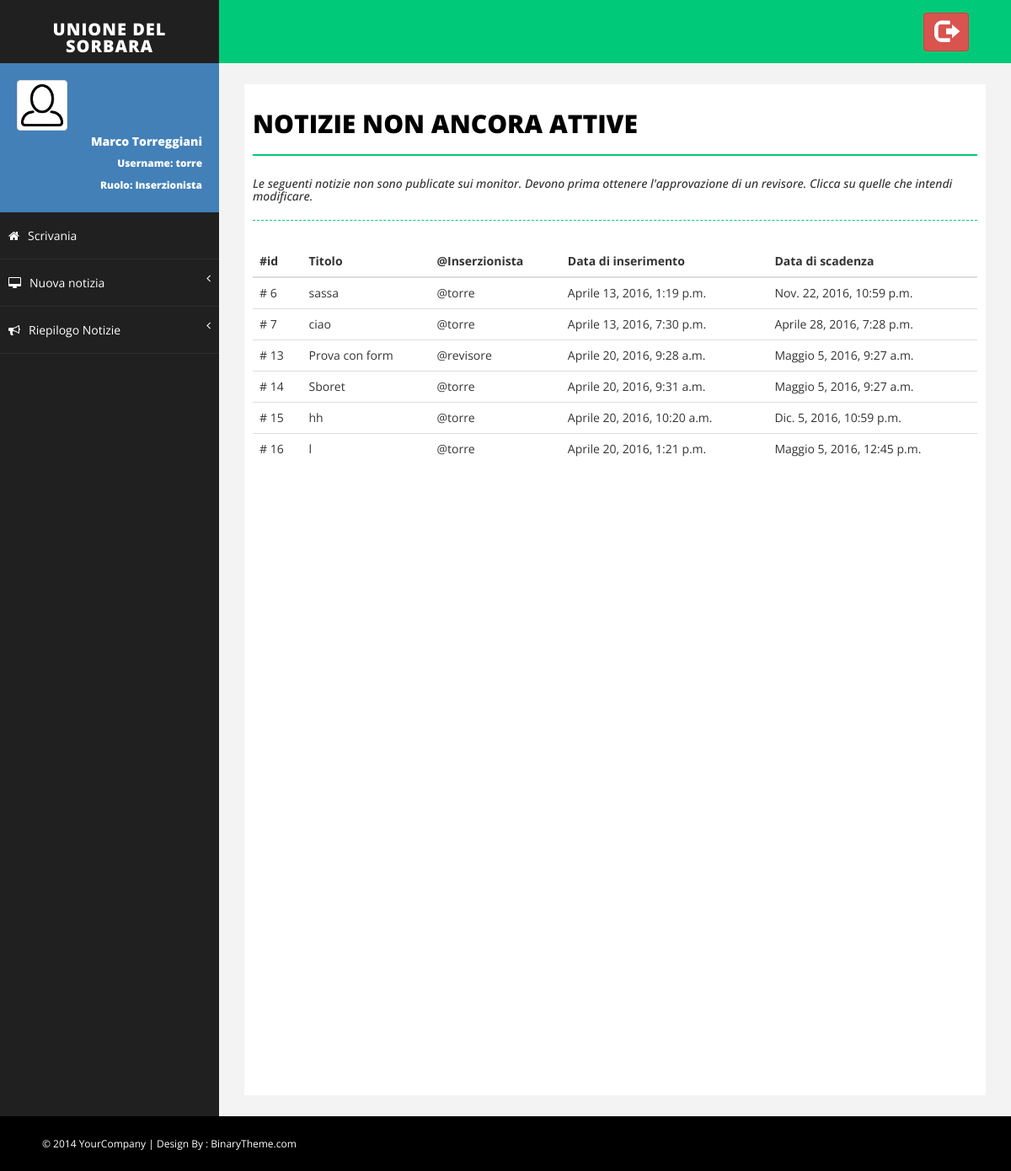
/notizie/non_attive/ (signed in), run on the app's committed database.
### Monitor/models.py (models this page shows, shortened)
class MyUser(AbstractUser):
    foto_profilo = models.ImageField(upload_to=get_nome_immagine_utente, default=settings.NO_PROFILO)

class Notizia(models.Model):
    titolo = models.CharField(max_length=settings.MAX_LUN_TITOLO)
    descrizione = models.TextField(max_length=settings.MAX_LUN_DESCRIZIONE)
    immagine = models.ImageField(upload_to=get_nome_immagine_notizia, default=None)
    approvata = models.BooleanField(default=False)
    inserzionista = models.ForeignKey(MyUser)
    data_inserimento = models.DateTimeField(default=timezone.now)
    data_scadenza = models.DateTimeField(default=timezone.now()+datetime.timedelta(days=15))

### Monitor/views.py (the view)
# urls.py: url(r'^notizie/non_attive/$', views.lista_notizie_da_approvare, name='lista_non_attive'),
@login_required(login_url='/login')
def lista_notizie_da_approvare(request):
    notizie = [notizia for notizia in Notizia.objects.all() if not notizia.approvata]
    return render(request, 'Monitor/notizie_non_attive.html', {'notizie': notizie})

### Monitor/templates/Monitor/notizie_non_attive.html
{% extends 'Monitor/base.html' %}
{% load Monitor_extras %}
{% block body %}
    <div id="page-inner">
        <div class="row">
            <div class="col-md-12">
                <h1 class="page-head-line">Notizie Non ancora Attive</h1>
                <h1 class="page-subhead-line">Le seguenti notizie non sono publicate sui monitor.
                    Devono prima ottenere l'approvazione di un revisore.
                    Clicca su quelle che intendi modificare.</h1>
            </div>
        </div>
        {% if notizie|length == 0 %}
            <div class="panel">
                <div class="alert alert-success" role="alert">
                    Nessuna notizia non attiva!
                    Tutte le notizie publicate sono state approvate oppure non sono state inserite notizie.
                </div>
            </div>
        {% else %}
            <div class="table-responsive">
                <table class="table table-hover">
                    <thead>
                        <tr>
                            <th>#id</th>
                            <th>Titolo</th>
                            <th>@Inserzionista</th>
                            <th>Data di inserimento</th>
                            <th>Data di scadenza</th>
                        </tr>
                    </thead>
                    <tbody>
                        {% for notizia in notizie %}
                            {% if request.user|has_group:"Inserzionista" %}
                            <tr onclick = "location.href='{% url 'Monitor:modifica_notizia' notizia.id %}'">
                            {% else %}
                            <tr onclick = "location.href='{% url 'Monitor:approva_notizia' notizia.id %}'">
                            {% endif %}
                                <td># {{ notizia.id }}</td>
                                <td>{{ notizia.titolo }}</td>
                                <td>@{{ notizia.inserzionista }}</td>
                                <td>{{ notizia.data_inserimento}}</td>
                                <td>{{ notizia.data_scadenza }}</td>
                            </tr>
                        {% endfor %}
                    </tbody>
                </table>
            </div>
        {% endif %}
    </div>
{% endblock %}

### Monitor/templates/Monitor/base.html (shortened to what this page needs)
<!DOCTYPE html>
<html xmlns="http://www.w3.org/1999/xhtml">
<head>
    {% load staticfiles %}
    {% load Monitor_extras %}
    <link href="{% static 'Monitor/css/bootstrap.css' %}" rel="stylesheet" />
    <link href="{% static 'Monitor/css/font-awesome.css' %}" rel="stylesheet" />
    <link href="{% static 'Monitor/css/basic.css' %}" rel="stylesheet" />
    <link href="{% static 'Monitor/css/custom.css' %}" rel="stylesheet" />
    <link href="{% static 'Monitor/css/prettyPhoto.css' %}" rel="stylesheet">
</head>
<body>
    <div id="wrapper">
        <nav class="navbar navbar-default navbar-cls-top " role="navigation" style="margin-bottom: 0">
            <div class="navbar-header">
                <a class="navbar-brand" href="{% url 'Monitor:index' %}">Unione del Sorbara</a>
            </div>
            <div class="header-right">
				<a href="{% url 'Monitor:logout' %}" class="btn btn-danger" title="Logout">
                    <i class="glyphicon glyphicon-log-out fa-2x"></i>
                </a>
            </div>
        </nav>
        <nav class="navbar-default navbar-side" role="navigation">
            <div class="sidebar-collapse">
                <ul class="nav" id="main-menu">
                    <li>
                        <div class="user-img-div">
                            <img src="{{ request.user.foto_profilo.url }}" class="img-thumbnail" />
                            <div class="inner-text">
                                {{ request.user.first_name }} {{ request.user.last_name }}
                            <br />
                                <small>
                                    Username: {{ request.user.username }} <br />
                                    Ruolo:
                                    {% if request.user|has_group:"Revisore" %}
                                        Revisore
                                        {% elif request.user|has_group:"Inserzionista" %}
                                        Inserzionista
                                    {% endif %}
                                </small>
                            </div>
                        </div>
                    </li>
                    <li>
                        <a  href="{% url 'Monitor:index' %}"><i class="fa fa-home "></i>Scrivania</a>
                    </li>
                    {% if request.user|has_group:"Inserzionista" %}
                        <li>
                             <a href="#"><i class="fa fa-desktop "></i>Nuova notizia<span class="fa arrow"></span></a>
                        </li>
                    {% endif %}
                    <li>
                         <a href="#"><i class="fa fa-bullhorn "></i>Riepilogo Notizie<span class="fa arrow"></span></a>
                    </li>
                </ul>
            </div>
        </nav>
        <div id="page-wrapper">
            {% block body %}
            {% endblock %}
        </div>
    </div>
    <div id="footer-sec">
        &copy; 2014 YourCompany | Design By : <a href="http://www.binarytheme.com/" target="_blank">BinaryTheme.com</a>
    </div>
</body>
</html>

### Monitor/static/Monitor/css/basic.css (style rules this page uses)
body { font-family: 'Open Sans', sans-serif; line-height:25px; }
#wrapper { width: 100%; background: #202020; }
#page-wrapper { padding: 15px 15px; min-height: 600px; background: #F3F3F3; }
#page-inner { width: 100%; margin: 10px 20px 10px 0px; background-color: #fff!important; padding: 10px; min-height: 1200px; }
.page-head-line { font-size: 30px; text-transform: uppercase; color: #000; font-weight: 800; padding-bottom: 20px; border-bottom: 2px solid #00CA79; margin-bottom: 10px; }
.page-subhead-line { font-size: 14px; padding-top: 5px; padding-bottom: 20px; font-style:italic; margin-bottom:30px; border-bottom:1px dashed #00CA79; }
.navbar-cls-top .navbar-brand { color: #fff; background: #202020; width: 260px; text-align: center; height: 75px; font-size: 20px; letter-spacing: 1px; font-weight: 900; padding-top: 25px; text-transform:uppercase; }
.header-right { color: #fff; padding: 15px 50px 5px 50px; float: right; font-size: 16px; }
.user-img-div { min-height: 140px; padding: 20px; background-color: #4380B8; }
.user-img-div img { max-height: 60px; }
.user-img-div .inner-text { text-align: right; position: relative; color: #fff; font-weight: 800; line-height: 25px; }
.arrow { float: right; }
.fa.arrow:before { content: "\f104"; }
.sidebar-collapse, .sidebar-collapse .nav { background: none; }
.sidebar-collapse .nav { padding: 0; }
.sidebar-collapse .nav > li > a { color: #fff; background: #202020; text-shadow: none; padding: 15px 40px; border-bottom: 1px solid #2F2E31; }
.sidebar-collapse > .nav > li > a { padding: 15px 10px; }
.navbar-side { border: none; background-color: #202020; }
.navbar-cls-top { background: #00CA79; border-bottom: none; }
.navbar-default { border: 0px solid black; }
.navbar-header { background: #000000; }
.nav > li > a > i { margin-right: 10px; }
#footer-sec { background-color:#000; padding:20px 50px; color:#fff; font-size:12px; }
#footer-sec a { color:#fff; }
@media (min-width:768px) { #page-wrapper { margin: 0 0 0 260px; padding: 15px 30px; min-height: 1200px; } }
@media (min-width:768px) { .navbar-side { z-index: 1; position: absolute; width: 260px; } }
@media (min-width:768px) { .navbar { border-radius: 0px; } }

### data on the page
MyUser: user.foto_profilo (picture), user.first_name "Marco", user.last_name "Torreggiani", user.username "torre"
Notizia: id "6", titolo "sassa", inserzionista "torre", data_inserimento "Aprile 13, 2016, 1:19 p.m.", data_scadenza "Nov. 22, 2016, 10:59 p.m."
Notizia: id "7", titolo "ciao", inserzionista "torre", data_inserimento "Aprile 13, 2016, 7:30 p.m.", data_scadenza "Aprile 28, 2016, 7:28 p.m."
Notizia: id "13", titolo "Prova con form", inserzionista "revisore", data_inserimento "Aprile 20, 2016, 9:28 a.m.", data_scadenza "Maggio 5, 2016, 9:27 a.m."
Notizia: id "14", titolo "Sboret", inserzionista "torre", data_inserimento "Aprile 20, 2016, 9:31 a.m.", data_scadenza "Maggio 5, 2016, 9:27 a.m."
Notizia: id "15", titolo "hh", inserzionista "torre", data_inserimento "Aprile 20, 2016, 10:20 a.m.", data_scadenza "Dic. 5, 2016, 10:59 p.m."
Notizia: id "16", titolo "l", inserzionista "torre", data_inserimento "Aprile 20, 2016, 1:21 p.m.", data_scadenza "Maggio 5, 2016, 12:45 p.m."
